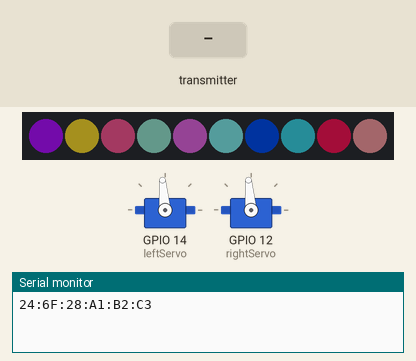
The sketch below on a simulated ESP32. Parts: 2 × servo, 10 RGB LEDs in strip order, left to right, the last lines printed to the serial monitor. The test bench sets the inputs (shaded band). Dim RGB values are drawn brighter than linear; random numbers use the default seed unless the sketch sets one.

Above: at 0.05 s.
At 1.25 s:
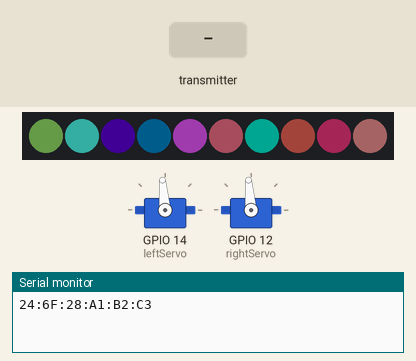
1.3 s: the transmitter starts sending Header = 0
At 1.35 s:
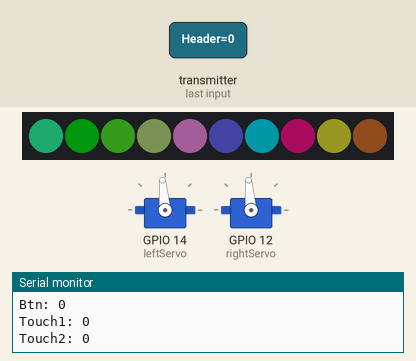

The sketch:

DroidBT1.ino
```cpp
// (licence header left out)
#include <esp_now.h>
#include <WiFi.h>
#include <ESP32Servo.h>
#include <Adafruit_NeoPixel.h>


Servo leftServo;  // create servo object to control a servo
Servo rightServo;  // create servo object to control a servo
Adafruit_NeoPixel strip(10, 13, NEO_GRB + NEO_KHZ800);

// Structure example to receive data
// Must match the sender structure
typedef struct struct_message {
  uint16_t Header;
  int16_t x;
  int16_t y;
  bool btn;
  uint8_t touch1;
  uint8_t touch2;
  uint16_t Footer;
} struct_message;

// Create a struct_message called myData
struct_message myData;

// callback function that will be executed when data is received
void OnDataRecv(const uint8_t * mac, const uint8_t *incomingData, int len) {
  memcpy(&myData, incomingData, sizeof(myData));
  Serial.print("Bytes received: ");
  Serial.println(len);
  Serial.print("Header: ");
  Serial.println(myData.Header);
  Serial.print("Footer: ");
  Serial.println(myData.Footer);
  Serial.print("X: ");
  Serial.println(myData.x);
  Serial.print("Y: ");
  Serial.println(myData.y);
  Serial.print("Btn: ");
  Serial.println(myData.btn);
  Serial.print("Touch1: ");
  Serial.println(myData.touch1);
  Serial.print("Touch2: ");
  Serial.println(myData.touch2);

  if (myData.Header != 0xAAAF)
    return;

  if (myData.Footer != 0xAAAA)
    return;

  int16_t left = (-myData.y) + myData.x;
  int16_t right = (-myData.y) - myData.x;
  Serial.print("Left: ");
  Serial.println(left);
  Serial.print("Right: ");
  Serial.println(right);

  leftServo.write(map(left,-300,300,1000,2000));                  // set the servo position according to the scaled value
  rightServo.write(map(right,-300,300,1000,2000));                  // set the servo position according to the scaled value


  Serial.println();

}


void setup() {
  // Initialize Serial Monitor
  Serial.begin(115200);

  // Set device as a Wi-Fi Station
  WiFi.mode(WIFI_STA);

  Serial.println(WiFi.macAddress());


  // Init ESP-NOW
  if (esp_now_init() != ESP_OK) {
    Serial.println("Error initializing ESP-NOW");
    return;
  }

  // Once ESPNow is successfully Init, we will register for recv CB to
  // get recv packer info
  esp_now_register_recv_cb(OnDataRecv);

    ESP32PWM::allocateTimer(0);
    leftServo.setPeriodHertz(50);// Standard 50hz servo
    leftServo.attach(14, 500, 2400);   // attaches the servo on pin 12
    leftServo.write(1500);                  // set the servo position according to the scaled value

    rightServo.setPeriodHertz(50);// Standard 50hz servo
    rightServo.attach(12, 500, 2400);   // attaches the servo on pin 12
    rightServo.write(1500);                  // set the servo position according to the scaled value

  strip.begin();           // INITIALIZE NeoPixel strip object (REQUIRED)
  strip.show();            // Turn OFF all pixels ASAP
  strip.setBrightness(50); // Set BRIGHTNESS to about 1/5 (max = 255)

}

void loop() {
  for (int i =0; i < 12; i++)
  {
      strip.setPixelColor(i, strip.Color(  random(255),   random(255), random(255)));
  }
  strip.show();            // Turn OFF all pixels ASAP
  delay(100);


}
```
